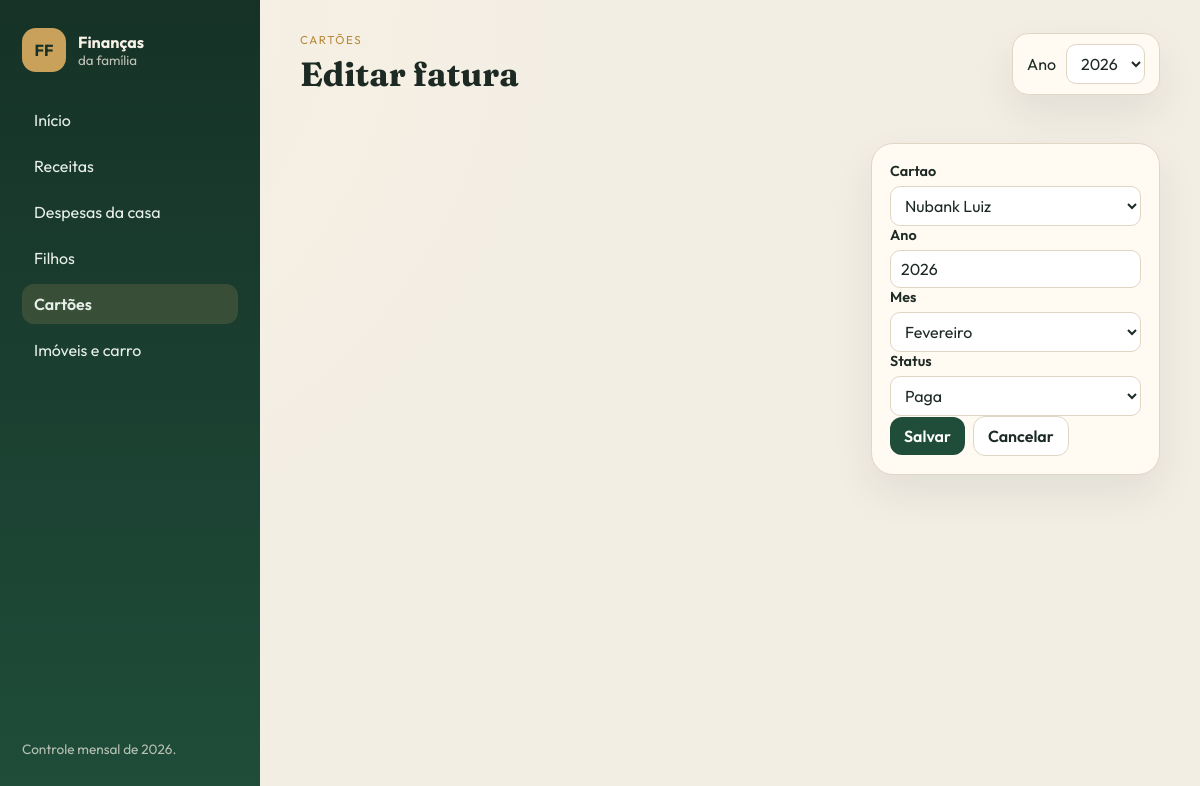
The page /cartoes/6/editar/ on the database its author committed.
### cartoes/models.py (models this page shows, shortened)
class Fatura(models.Model):
    cartao = models.ForeignKey(Cartao, on_delete=models.CASCADE, related_name='faturas')
    ano = models.PositiveIntegerField(default=ANO_PADRAO)
    mes = models.PositiveSmallIntegerField(choices=MESES)
    status = models.CharField(
        max_length=20,
        choices=STATUS_PAGAMENTO,
        default=STATUS_ABERTO,
    )
    class Meta:
        ordering = ['ano', 'mes', 'cartao__nome']
        unique_together = ('cartao', 'ano', 'mes')
        verbose_name = 'Fatura'
        verbose_name_plural = 'Faturas'

### cartoes/views.py (the view, shortened to what this page needs)
# urls.py: path('<int:pk>/editar/', views.FaturaUpdateView.as_view(), name='editar'),
class FaturaUpdateView(RedirectFiltrosMixin, UpdateView):
    model = Fatura
    form_class = FaturaForm
    template_name = 'cartoes/fatura_form.html'
    lista_url = 'cartoes:lista'

### cartoes/forms.py
class FaturaForm(forms.ModelForm):
    class Meta:
        model = Fatura
        fields = ['cartao', 'ano', 'mes', 'status']
        widgets = {
            'cartao': forms.Select(attrs={'class': 'form-select'}),
            'ano': forms.NumberInput(attrs={'class': 'form-control', 'min': 2020}),
            'mes': forms.Select(attrs={'class': 'form-select'}),
            'status': forms.Select(attrs={'class': 'form-select'}),
        }

### cartoes/models.py (called while the page is built)
    def __str__(self):
        return self.nome

### inicio/context_processors.py (called while the page is built)
def _anos_disponiveis(ano_selecionado):
    try:
        anos = list(Ano.objects.filter(ativo=True).values_list('numero', flat=True))
    except (OperationalError, ProgrammingError):
        anos = []
    if not anos:
        anos = list(range(ANO_PADRAO - 1, ANO_PADRAO + 3))
    if ano_selecionado not in anos:
        anos = sorted(anos + [ano_selecionado])
    return anos

def financeiro(request):
    try:
        ano = int(request.GET.get('ano', ANO_PADRAO))
    except (TypeError, ValueError):
        ano = ANO_PADRAO
    try:
        cartoes = list(Cartao.objects.values('id', 'nome'))
    except (OperationalError, ProgrammingError):
        cartoes = []
    hoje = date.today()
    return {
        'ano_selecionado': ano,
        'meses_nav': MESES,
        'anos_disponiveis': _anos_disponiveis(ano),
        'status_choices': STATUS_CHOICES,
        'status_pagamento': STATUS_PAGAMENTO,
        'status_receita': STATUS_RECEITA_CHOICES,
        'cartoes_json': cartoes,
        'hoje': hoje,
        'mes_atual': hoje.month,
        'ano_atual': hoje.year,
    }

### inicio/filtros.py (called while the page is built)
def filtros_request(request, extras=None):
    dados = {}
    for chave in FILTRO_KEYS:
        valor = request.GET.get(chave)
        if valor not in (None, ''):
            dados[chave] = valor
    if extras:
        for chave, valor in extras.items():
            if valor not in (None, ''):
                dados[chave] = valor
            else:
                dados.pop(chave, None)
    return dados

def url_filtrada(request, url_name, extras=None):
    url = reverse(url_name)
    query = urlencode(filtros_request(request, extras))
    return f'{url}?{query}' if query else url

    def get_context_data(self, **kwargs):
        context = super().get_context_data(**kwargs)
        context['voltar'] = url_filtrada(self.request, self.lista_url)
        return context

### templates/cartoes/fatura_form.html (shortened to what this page needs)
{% extends "base.html" %}
{% block kicker %}Cartões{% endblock %}
{% block heading %}{% if form.instance.pk %}Editar fatura{% else %}Nova fatura{% endif %}{% endblock %}
{% block content %}
{% include "includes/form_padrao.html" %}
{% endblock %}

### templates/includes/form_campos.html (shortened to what this page needs)
{% for campo in form %}
    <div class="campo{% if campo.name == 'recorrente' %} campo-check{% endif %}">
        <label for="{{ campo.id_for_label }}">{{ campo.label }}</label>
        {{ campo }}
    </div>
{% endfor %}

### static/css/app.css (style rules this page uses)
:root { --bg: #f3eee4; --paper: #fffaf2; --ink: #1d2a24; --muted: #5d6b63; --line: #e0d6c6; --forest: #1f4d3a; --forest-2: #2f6a50; --sage: #d7eadc; --gold: #b8873a; --terracotta: #b85a38; --ok: #2f6a50; --warn: #b85a38; --card: #c9782b; --shadow: 0 18px 40px rgba(31, 44, 36, 0.08); }
* { box-sizing: border-box; }
html, body { margin: 0; padding: 0; }
body { font-family: Outfit, sans-serif; background: radial-gradient(circle at top left, #f8f1e3, var(--bg) 40%); color: var(--ink); }
.filtro-ano select, .form-control, .form-select, input, select, textarea { font: inherit; border: 1px solid var(--line); border-radius: 10px; padding: 8px 10px; background: white; color: var(--ink); }
.campo { display: grid; gap: 6px; }
.campo label { font-weight: 600; font-size: 0.9rem; }

### rows shown on the page
Fatura: form "Nubank Luiz" "2026" "Fevereiro" "Paga"

### other values the page prints
{{ ano_selecionado }} "2026"
{{ campo.label }} "Cartao" "Ano" "Mes" "Status"
form field ano "2026"
